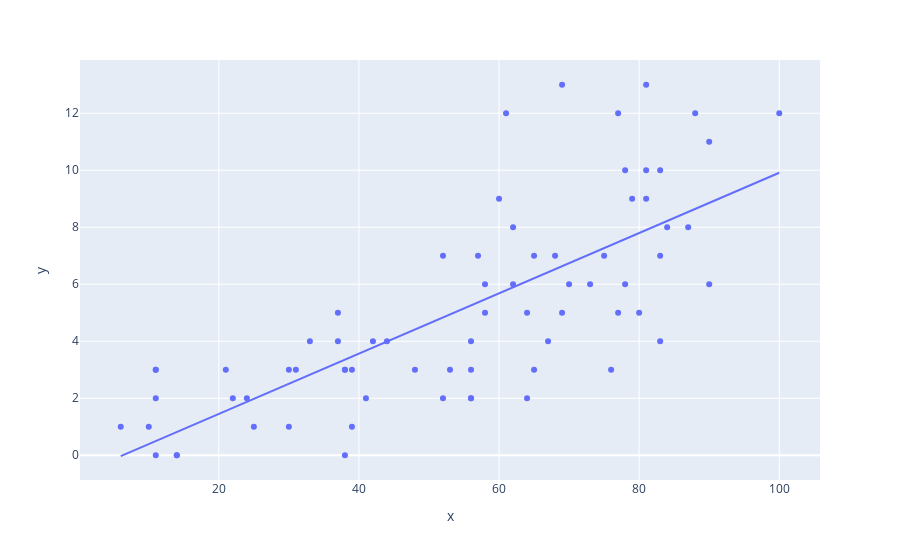

The notebook cell saved with this chart:
### Code cell
fig = px.scatter(x=df_filtered['Big data tools'], y=df_filtered['Big data platforms'],trendline="ols")
fig.show()

### Figure 1 — Plotly figure (JSON) as saved in the notebook; plotly's stock layout.template omitted (floating-point values rounded to 4 significant figures)
{"data": [{"hovertemplate": "x=%{x}<br>y=%{y}<extra></extra>", "legendgroup": "", "marker": {"color": "#636efa", "symbol": "circle"}, "mode": "markers", "name": "", "orientation": "v", "showlegend": false, "type": "scatter", "x": [6, 11, 14, 10, 11, 11, 11, 14, 30, 24, 22, 21, 31, 25, 37, 30, 37, 39, 38, 33, 41, 38, 38, 48, 58, 42, 39, 44, 52, 65, 56, 57, 52, 58, 56, 56, 83, 62, 64, 56, 61, 76, 69, 60, 62, 70, 53, 64, 78, 65, 75, 67, 90, 73, 77, 80, 69, 100, 84, 83, 90, 87, 81, 78, 68, 77, 81, 81, 83, 88, 79], "xaxis": "x", "y": [1, 2, 0, 1, 3, 0, 3, 0, 3, 2, 2, 3, 3, 1, 4, 1, 5, 1, 0, 4, 2, 3, 3, 3, 6, 4, 3, 4, 2, 3, 4, 7, 7, 5, 3, 2, 4, 8, 2, 2, 12, 3, 5, 9, 6, 6, 3, 5, 6, 7, 7, 4, 6, 6, 5, 5, 13, 12, 8, 7, 11, 8, 10, 10, 7, 12, 13, 9, 10, 12, 9], "yaxis": "y"}, {"hovertemplate": "<b>OLS trendline</b><br>y = 0.105745 * x + -0.663744<br>R<sup>2</sup>=0.554839<br><br>x=%{x}<br>y=%{y} <b>(trend)</b><extra></extra>", "legendgroup": "", "marker": {"color": "#636efa", "symbol": "circle"}, "mode": "lines", "name": "", "showlegend": false, "type": "scatter", "x": [6, 10, 11, 11, 11, 11, 14, 14, 21, 22, 24, 25, 30, 30, 31, 33, 37, 37, 38, 38, 38, 39, 39, 41, 42, 44, 48, 52, 52, 53, 56, 56, 56, 56, 57, 58, 58, 60, 61, 62, 62, 64, 64, 65, 65, 67, 68, 69, 69, 70, 73, 75, 76, 77, 77, 78, 78, 79, 80, 81, 81, 81, 83, 83, 83, 84, 87, 88, 90, 90, 100], "xaxis": "x", "y": [-0.02928, 0.3937, 0.4994, 0.4994, 0.4994, 0.4994, 0.8167, 0.8167, 1.557, 1.663, 1.874, 1.98, 2.509, 2.509, 2.614, 2.826, 3.249, 3.249, 3.355, 3.355, 3.355, 3.46, 3.46, 3.672, 3.778, 3.989, 4.412, 4.835, 4.835, 4.941, 5.258, 5.258, 5.258, 5.258, 5.364, 5.469, 5.469, 5.681, 5.787, 5.892, 5.892, 6.104, 6.104, 6.21, 6.21, 6.421, 6.527, 6.633, 6.633, 6.738, 7.056, 7.267, 7.373, 7.479, 7.479, 7.584, 7.584, 7.69, 7.796, 7.902, 7.902, 7.902, 8.113, 8.113, 8.113, 8.219, 8.536, 8.642, 8.853, 8.853, 9.911], "yaxis": "y"}], "layout": {"legend": {"tracegroupgap": 0}, "margin": {"t": 60}, "xaxis": {"anchor": "y", "domain": [0, 1], "title": {"text": "x"}}, "yaxis": {"anchor": "x", "domain": [0, 1], "title": {"text": "y"}}}}
